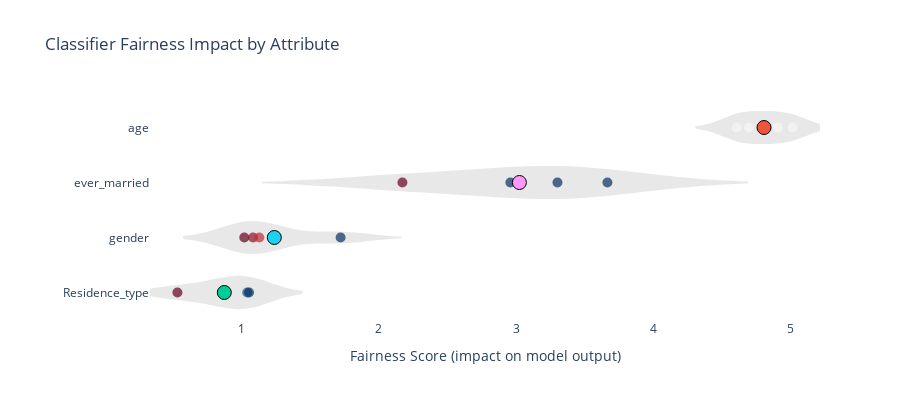

This figure's notebook cell:
### Code cell
import plotly.graph_objects as go
import numpy as np

def create_fairness_visualization(attributes, raw_scores, normalized_scores, title="Attribute Fairness Impact"):
    """
    Create a visualization of fairness scores with actual data values.
    
    Parameters:
    -----------
    attributes : list
        List of attribute names
    raw_scores : list of lists
        Raw fairness scores for each attribute across multiple measurement points
    normalized_scores : list of lists
        Normalized fairness scores corresponding to raw scores
    title : str
        Title for the plot
    
    Returns:
    --------
    fig : plotly.graph_objects.Figure
        The plotly figure object
    """
    # Create figure
    fig = go.Figure()
    
    # Calculate average raw scores for sorting
    avg_raw_scores = [sum(scores)/len(scores) for scores in raw_scores]
    
    # Create sorting indices based on average raw scores
    sort_indices = np.argsort(avg_raw_scores)
    
    # Sort attributes and scores
    sorted_attributes = [attributes[i] for i in sort_indices]
    sorted_raw_scores = [raw_scores[i] for i in sort_indices]
    sorted_norm_scores = [normalized_scores[i] for i in sort_indices]
    
    # Set y-axis labels (attributes)
    y_values = sorted_attributes
    
    # Add scatter points for each attribute
    for i, (attr, raw_list, norm_list) in enumerate(zip(sorted_attributes, sorted_raw_scores, sorted_norm_scores)):
        # Use actual data points instead of generated ones
        x_values = raw_list
        color_values = norm_list
        point_count = len(x_values)
        
        # Add the points with a scatter plot
        fig.add_trace(go.Scatter(
            x=x_values,
            y=[i] * point_count,
            mode='markers',
            marker=dict(
                size=10,
                color=color_values,
                colorscale='RdBu',
                line=dict(width=0),
                opacity=0.7
            ),
            showlegend=False,
            hoverinfo='text',
            text=[f"{attr}: {raw:.3f}" for raw in x_values]
        ))
        
        # Add a violin plot for density visualization using actual data
        fig.add_trace(go.Violin(
            x=x_values,
            y=[i] * point_count,
            box_visible=False,
            points=False,
            line_color='rgba(0, 0, 0, 0)',
            fillcolor='rgba(180, 180, 180, 0.3)',
            width=0.6,
            side='both',
            orientation='h',
            showlegend=False,
            hoverinfo='none'
        ))
        
        # Add a larger point to highlight the mean raw score
        mean_raw = sum(raw_list) / len(raw_list)
        mean_norm = sum(norm_list) / len(norm_list)
        fig.add_trace(go.Scatter(
            x=[mean_raw],
            y=[i],
            mode='markers',
            marker=dict(
                size=14,
                color=mean_norm,
                colorscale='RdBu',
                line=dict(width=1, color='black'),
                opacity=1.0
            ),
            showlegend=False,
            hoverinfo='text',
            text=f"{attr} (mean): {mean_raw:.3f}"
        ))
    
    # Configure layout
    fig.update_layout(
        title=title,
        xaxis=dict(
            title='Fairness Score (impact on model output)',
            zeroline=False,
            range=[min([min(scores) for scores in sorted_raw_scores]) - 0.2, 
                  max([max(scores) for scores in sorted_raw_scores]) + 0.2]
        ),
        yaxis=dict(
            title='',
            tickvals=list(range(len(y_values))),
            ticktext=y_values,
            showgrid=False
        ),
        height=max(400, len(sorted_attributes) * 40),  # Adjust height based on number of attributes
        width=900,
        coloraxis=dict(
            colorbar=dict(
                title="Feature value",
                tickvals=[0, 1],
                ticktext=["Low", "High"]
            ),
            colorscale='RdBu'
        ),
        plot_bgcolor='rgba(255, 255, 255, 1)',
        margin=dict(l=150)  # Ensure enough space for attribute names
    )
    
    return fig

attributes = [att[0] for att in tab_lr[1:]]
raw_scores = [[lr[1], mlp[1], xgb[1], cat[1]] for lr, mlp, xgb, cat in zip(tab_lr[1:], tab_mlp[1:], tab_xgb[1:], tab_cat[1:])]
normalized_scores = [[lr[2], mlp[2], xgb[2], cat[2]] for lr, mlp, xgb, cat in zip(tab_lr[1:], tab_mlp[1:], tab_xgb[1:], tab_cat[1:])]

fig = create_fairness_visualization(attributes, raw_scores, normalized_scores, 
                                  title="Classifier Fairness Impact by Attribute")
fig.show()

### Figure 1 — Plotly figure (JSON) as saved in the notebook; plotly's stock layout.template omitted (floating-point values rounded to 4 significant figures)
{"data": [{"hoverinfo": "text", "marker": {"color": [0.5622, 0.2941, 0.5799, 0.4724], "colorscale": [[0, "rgb(103,0,31)"], [0.1, "rgb(178,24,43)"], [0.2, "rgb(214,96,77)"], [0.3, "rgb(244,165,130)"], [0.4, "rgb(253,219,199)"], [0.5, "rgb(247,247,247)"], [0.6, "rgb(209,229,240)"], [0.7, "rgb(146,197,222)"], [0.8, "rgb(67,147,195)"], [0.9, "rgb(33,102,172)"], [1, "rgb(5,48,97)"]], "line": {"width": 0}, "opacity": 0.7, "size": 10}, "mode": "markers", "showlegend": false, "text": ["Residence_type: 1.039", "Residence_type: 0.529", "Residence_type: 1.052", "Residence_type: 0.866"], "type": "scatter", "x": [1.039, 0.5294, 1.052, 0.8662], "y": [0, 0, 0, 0]}, {"box": {"visible": false}, "fillcolor": "rgba(180, 180, 180, 0.3)", "hoverinfo": "none", "line": {"color": "rgba(0, 0, 0, 0)"}, "orientation": "h", "points": false, "showlegend": false, "side": "both", "type": "violin", "width": 0.6, "x": [1.039, 0.5294, 1.052, 0.8662], "y": [0, 0, 0, 0]}, {"hoverinfo": "text", "marker": {"color": 0.4771, "colorscale": [[0, "rgb(103,0,31)"], [0.1, "rgb(178,24,43)"], [0.2, "rgb(214,96,77)"], [0.3, "rgb(244,165,130)"], [0.4, "rgb(253,219,199)"], [0.5, "rgb(247,247,247)"], [0.6, "rgb(209,229,240)"], [0.7, "rgb(146,197,222)"], [0.8, "rgb(67,147,195)"], [0.9, "rgb(33,102,172)"], [1, "rgb(5,48,97)"]], "line": {"color": "black", "width": 1}, "opacity": 1, "size": 14}, "mode": "markers", "showlegend": false, "text": "Residence_type (mean): 0.872", "type": "scatter", "x": [0.8716], "y": [0]}, {"hoverinfo": "text", "marker": {"color": [0.8667, 0.5572, 0.5748, 0.597], "colorscale": [[0, "rgb(103,0,31)"], [0.1, "rgb(178,24,43)"], [0.2, "rgb(214,96,77)"], [0.3, "rgb(244,165,130)"], [0.4, "rgb(253,219,199)"], [0.5, "rgb(247,247,247)"], [0.6, "rgb(209,229,240)"], [0.7, "rgb(146,197,222)"], [0.8, "rgb(67,147,195)"], [0.9, "rgb(33,102,172)"], [1, "rgb(5,48,97)"]], "line": {"width": 0}, "opacity": 0.7, "size": 10}, "mode": "markers", "showlegend": false, "text": ["gender: 1.720", "gender: 1.017", "gender: 1.081", "gender: 1.127"], "type": "scatter", "x": [1.72, 1.017, 1.081, 1.127], "y": [1, 1, 1, 1]}, {"box": {"visible": false}, "fillcolor": "rgba(180, 180, 180, 0.3)", "hoverinfo": "none", "line": {"color": "rgba(0, 0, 0, 0)"}, "orientation": "h", "points": false, "showlegend": false, "side": "both", "type": "violin", "width": 0.6, "x": [1.72, 1.017, 1.081, 1.127], "y": [1, 1, 1, 1]}, {"hoverinfo": "text", "marker": {"color": 0.6489, "colorscale": [[0, "rgb(103,0,31)"], [0.1, "rgb(178,24,43)"], [0.2, "rgb(214,96,77)"], [0.3, "rgb(244,165,130)"], [0.4, "rgb(253,219,199)"], [0.5, "rgb(247,247,247)"], [0.6, "rgb(209,229,240)"], [0.7, "rgb(146,197,222)"], [0.8, "rgb(67,147,195)"], [0.9, "rgb(33,102,172)"], [1, "rgb(5,48,97)"]], "line": {"color": "black", "width": 1}, "opacity": 1, "size": 14}, "mode": "markers", "showlegend": false, "text": "gender (mean): 1.236", "type": "scatter", "x": [1.236], "y": [1]}, {"hoverinfo": "text", "marker": {"color": [1, 1, 1, 0.9963], "colorscale": [[0, "rgb(103,0,31)"], [0.1, "rgb(178,24,43)"], [0.2, "rgb(214,96,77)"], [0.3, "rgb(244,165,130)"], [0.4, "rgb(253,219,199)"], [0.5, "rgb(247,247,247)"], [0.6, "rgb(209,229,240)"], [0.7, "rgb(146,197,222)"], [0.8, "rgb(67,147,195)"], [0.9, "rgb(33,102,172)"], [1, "rgb(5,48,97)"]], "line": {"width": 0}, "opacity": 0.7, "size": 10}, "mode": "markers", "showlegend": false, "text": ["ever_married: 3.302", "ever_married: 3.667", "ever_married: 2.959", "ever_married: 2.171"], "type": "scatter", "x": [3.302, 3.667, 2.959, 2.171], "y": [2, 2, 2, 2]}, {"box": {"visible": false}, "fillcolor": "rgba(180, 180, 180, 0.3)", "hoverinfo": "none", "line": {"color": "rgba(0, 0, 0, 0)"}, "orientation": "h", "points": false, "showlegend": false, "side": "both", "type": "violin", "width": 0.6, "x": [3.302, 3.667, 2.959, 2.171], "y": [2, 2, 2, 2]}, {"hoverinfo": "text", "marker": {"color": 0.9991, "colorscale": [[0, "rgb(103,0,31)"], [0.1, "rgb(178,24,43)"], [0.2, "rgb(214,96,77)"], [0.3, "rgb(244,165,130)"], [0.4, "rgb(253,219,199)"], [0.5, "rgb(247,247,247)"], [0.6, "rgb(209,229,240)"], [0.7, "rgb(146,197,222)"], [0.8, "rgb(67,147,195)"], [0.9, "rgb(33,102,172)"], [1, "rgb(5,48,97)"]], "line": {"color": "black", "width": 1}, "opacity": 1, "size": 14}, "mode": "markers", "showlegend": false, "text": "ever_married (mean): 3.025", "type": "scatter", "x": [3.025], "y": [2]}, {"hoverinfo": "text", "marker": {"color": [1, 1, 1, 1], "colorscale": [[0, "rgb(103,0,31)"], [0.1, "rgb(178,24,43)"], [0.2, "rgb(214,96,77)"], [0.3, "rgb(244,165,130)"], [0.4, "rgb(253,219,199)"], [0.5, "rgb(247,247,247)"], [0.6, "rgb(209,229,240)"], [0.7, "rgb(146,197,222)"], [0.8, "rgb(67,147,195)"], [0.9, "rgb(33,102,172)"], [1, "rgb(5,48,97)"]], "line": {"width": 0}, "opacity": 0.7, "size": 10}, "mode": "markers", "showlegend": false, "text": ["age: 4.700", "age: 5.018", "age: 4.610", "age: 4.911"], "type": "scatter", "x": [4.7, 5.018, 4.61, 4.911], "y": [3, 3, 3, 3]}, {"box": {"visible": false}, "fillcolor": "rgba(180, 180, 180, 0.3)", "hoverinfo": "none", "line": {"color": "rgba(0, 0, 0, 0)"}, "orientation": "h", "points": false, "showlegend": false, "side": "both", "type": "violin", "width": 0.6, "x": [4.7, 5.018, 4.61, 4.911], "y": [3, 3, 3, 3]}, {"hoverinfo": "text", "marker": {"color": 1, "colorscale": [[0, "rgb(103,0,31)"], [0.1, "rgb(178,24,43)"], [0.2, "rgb(214,96,77)"], [0.3, "rgb(244,165,130)"], [0.4, "rgb(253,219,199)"], [0.5, "rgb(247,247,247)"], [0.6, "rgb(209,229,240)"], [0.7, "rgb(146,197,222)"], [0.8, "rgb(67,147,195)"], [0.9, "rgb(33,102,172)"], [1, "rgb(5,48,97)"]], "line": {"color": "black", "width": 1}, "opacity": 1, "size": 14}, "mode": "markers", "showlegend": false, "text": "age (mean): 4.810", "type": "scatter", "x": [4.81], "y": [3]}], "layout": {"coloraxis": {"colorbar": {"ticktext": ["Low", "High"], "tickvals": [0, 1], "title": {"text": "Feature value"}}, "colorscale": [[0, "rgb(103,0,31)"], [0.1, "rgb(178,24,43)"], [0.2, "rgb(214,96,77)"], [0.3, "rgb(244,165,130)"], [0.4, "rgb(253,219,199)"], [0.5, "rgb(247,247,247)"], [0.6, "rgb(209,229,240)"], [0.7, "rgb(146,197,222)"], [0.8, "rgb(67,147,195)"], [0.9, "rgb(33,102,172)"], [1, "rgb(5,48,97)"]]}, "height": 400, "margin": {"l": 150}, "plot_bgcolor": "rgba(255, 255, 255, 1)", "title": {"text": "Classifier Fairness Impact by Attribute"}, "width": 900, "xaxis": {"range": [0.3294, 5.218], "title": {"text": "Fairness Score (impact on model output)"}, "zeroline": false}, "yaxis": {"showgrid": false, "ticktext": ["Residence_type", "gender", "ever_married", "age"], "tickvals": [0, 1, 2, 3], "title": {"text": ""}}}}
